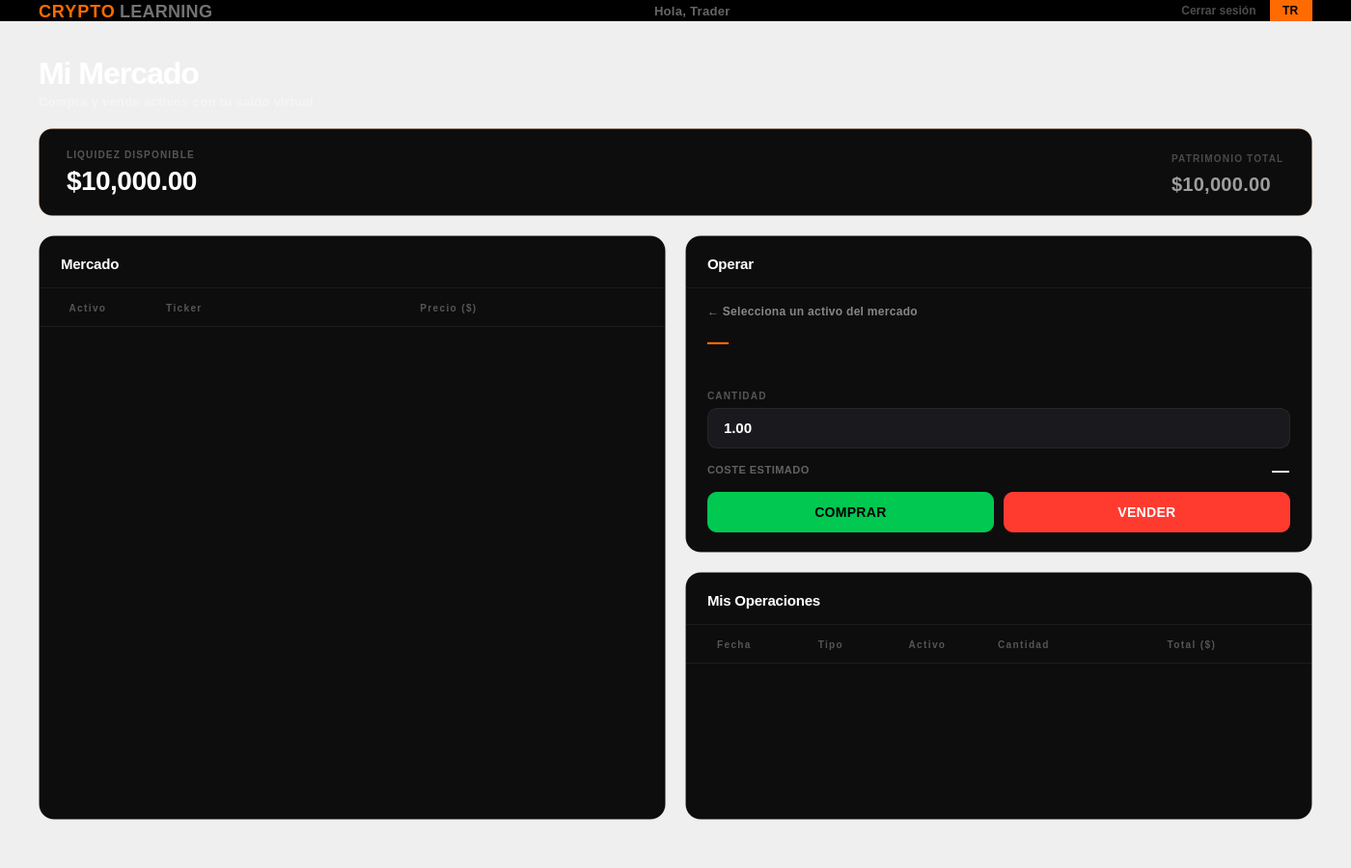
<?xml version="1.0" encoding="UTF-8"?>
<ui version="4.0">
 <class>TraderWindow</class>
 <widget class="QMainWindow" name="TraderWindow">
  <property name="geometry">
   <rect><x>0</x><y>0</y><width>1400</width><height>900</height></rect>
  </property>
  <property name="windowTitle">
   <string>CryptoLearning — Panel Trader</string>
  </property>
  <property name="styleSheet">
   <string notr="true">
/* ═══════════════════════════════════════════
   CRYPTOLEARNING · TRADER PANEL
   Dark Matter · Robinhood Style
   ═══════════════════════════════════════════ */

QMainWindow, QWidget#centralwidget {
    background-color: #000000;
}

/* ── TOPBAR ──────────────────────────────── */
QWidget#topbar {
    background-color: #000000;
    border-bottom: 1px solid rgba(255,255,255,0.07);
}
QLabel#lbl_logo        { color: #FF6B00; font-size: 18px; font-weight: 800; letter-spacing: 1px; }
QLabel#lbl_logo_suffix { color: rgba(255,255,255,0.45); font-size: 18px; font-weight: 700; }
QLabel#lbl_bienvenida  { color: rgba(255,255,255,0.40); font-size: 13px; font-weight: 500; }
QLabel#lbl_avatar      { background-color: #FF6B00; color: #000; font-size: 12px; font-weight: 800; border-radius: 16px; padding: 4px 10px; }
QPushButton#btn_cerrar_sesion {
    background: transparent; color: rgba(255,255,255,0.30);
    font-size: 12px; font-weight: 600; border: none; padding: 4px 10px;
}
QPushButton#btn_cerrar_sesion:hover { color: #FF6B00; }

/* ── PAGE HEADER ─────────────────────────── */
QLabel#lbl_titulo    { color: #FFFFFF; font-size: 32px; font-weight: 800; letter-spacing: -1px; }
QLabel#lbl_subtitulo { color: rgba(255,255,255,0.35); font-size: 13px; font-weight: 500; }

/* ── SALDO FIAT BANNER ───────────────────── */
QFrame#frame_saldo {
    background-color: #0D0D0D;
    border-radius: 14px;
    border: 1px solid rgba(255,107,0,0.15);
}
QLabel#lbl_saldo_label     { color: rgba(255,255,255,0.30); font-size: 10px; font-weight: 700; letter-spacing: 1.2px; }
QLabel#lbl_saldo_valor     { color: #FFFFFF; font-size: 28px; font-weight: 800; letter-spacing: -0.5px; }
QLabel#lbl_patrimonio_label { color: rgba(255,255,255,0.25); font-size: 10px; font-weight: 700; letter-spacing: 1.2px; }
QLabel#lbl_patrimonio_valor { color: rgba(255,255,255,0.60); font-size: 20px; font-weight: 700; }

/* ── CARDS ───────────────────────────────── */
QFrame#frame_mercado,
QFrame#frame_operar,
QFrame#frame_historial {
    background-color: #0D0D0D;
    border-radius: 16px;
    border: 1px solid rgba(255,255,255,0.06);
}
QLabel#lbl_card_mercado,
QLabel#lbl_card_operar,
QLabel#lbl_card_historial {
    color: #FFFFFF; font-size: 15px; font-weight: 700; letter-spacing: -0.2px;
}

/* ── TABLAS ──────────────────────────────── */
QTableWidget {
    background-color: transparent;
    color: rgba(255,255,255,0.90);
    font-size: 13px; font-weight: 500;
    border: none;
    gridline-color: transparent;
    selection-background-color: rgba(255,107,0,0.10);
    selection-color: #FF8A33;
    outline: none;
}
QHeaderView { background-color: transparent; }
QHeaderView::section {
    background-color: transparent;
    color: rgba(255,255,255,0.30);
    font-size: 10px; font-weight: 700; letter-spacing: 1.4px;
    border: none;
    border-bottom: 1px solid rgba(255,255,255,0.07);
    padding: 10px 6px;
    text-transform: uppercase;
}
QTableWidget::item          { border: none; padding: 10px 6px; }
QTableWidget::item:selected { background-color: rgba(255,107,0,0.10); color: #FF8A33; }
QTableWidget::item:hover    { background-color: rgba(255,255,255,0.03); }

/* ── PANEL OPERAR ────────────────────────── */
QLabel#lbl_activo_sel   { color: rgba(255,255,255,0.50); font-size: 12px; font-weight: 500; }
QLabel#lbl_precio_actual { color: #FF6B00; font-size: 22px; font-weight: 800; }
QLabel#lbl_activo_desc  { color: rgba(255,255,255,0.30); font-size: 11px; font-weight: 500; font-style: italic; }

QLabel { color: rgba(255,255,255,0.60); font-size: 12px; font-weight: 600; letter-spacing: 0.3px; }

QDoubleSpinBox {
    background-color: #1A1A1E;
    color: #FFFFFF;
    font-size: 15px; font-weight: 700;
    border: 1px solid rgba(255,255,255,0.08);
    border-radius: 10px;
    padding: 10px 14px;
}
QDoubleSpinBox:focus { border-color: rgba(255,107,0,0.40); }
QDoubleSpinBox::up-button, QDoubleSpinBox::down-button { width: 0; border: none; }

QLabel#lbl_total_label { color: rgba(255,255,255,0.35); font-size: 11px; font-weight: 600; letter-spacing: 0.5px; }
QLabel#lbl_total_valor { color: #FFFFFF; font-size: 18px; font-weight: 800; }

QPushButton#btn_comprar {
    background-color: #00C851;
    color: #000000;
    font-size: 14px; font-weight: 800;
    border: none; border-radius: 10px;
    padding: 13px; letter-spacing: 0.3px;
}
QPushButton#btn_comprar:hover   { background-color: #00E65C; }
QPushButton#btn_comprar:pressed { background-color: #00A844; }

QPushButton#btn_vender {
    background-color: #FF3B30;
    color: #FFFFFF;
    font-size: 14px; font-weight: 800;
    border: none; border-radius: 10px;
    padding: 13px; letter-spacing: 0.3px;
}
QPushButton#btn_vender:hover   { background-color: #FF5C52; }
QPushButton#btn_vender:pressed { background-color: #D93228; }

/* ── SCROLLBAR ───────────────────────────── */
QScrollBar:vertical { background: transparent; width: 4px; }
QScrollBar::handle:vertical { background: rgba(255,255,255,0.10); border-radius: 2px; }
QScrollBar::add-line:vertical, QScrollBar::sub-line:vertical { height: 0px; }
   </string>
  </property>

  <widget class="QWidget" name="centralwidget">
   <layout class="QVBoxLayout" name="vl_root">
    <property name="spacing"><number>0</number></property>
    <property name="leftMargin"><number>0</number></property>
    <property name="topMargin"><number>0</number></property>
    <property name="rightMargin"><number>0</number></property>
    <property name="bottomMargin"><number>0</number></property>

    <!-- ══ TOPBAR ══ -->
    <item>
     <widget class="QWidget" name="topbar">
      <property name="minimumHeight"><number>56</number></property>
      <property name="maximumHeight"><number>56</number></property>
      <layout class="QHBoxLayout" name="hl_topbar">
       <property name="leftMargin"><number>40</number></property>
       <property name="rightMargin"><number>40</number></property>
       <property name="topMargin"><number>0</number></property>
       <property name="bottomMargin"><number>0</number></property>
       <property name="spacing"><number>4</number></property>
       <item><widget class="QLabel" name="lbl_logo"><property name="text"><string>CRYPTO</string></property></widget></item>
       <item><widget class="QLabel" name="lbl_logo_suffix"><property name="text"><string>LEARNING</string></property></widget></item>
       <item><spacer><property name="orientation"><enum>Qt::Horizontal</enum></property><property name="sizeHint" stdset="0"><size><width>40</width><height>20</height></size></property></spacer></item>
       <item><widget class="QLabel" name="lbl_bienvenida"><property name="text"><string>Hola, Trader</string></property></widget></item>
       <item><spacer><property name="orientation"><enum>Qt::Horizontal</enum></property><property name="sizeHint" stdset="0"><size><width>20</width><height>20</height></size></property></spacer></item>
       <item><widget class="QPushButton" name="btn_cerrar_sesion"><property name="text"><string>Cerrar sesión</string></property><property name="cursor"><cursorShape>PointingHandCursor</cursorShape></property></widget></item>
       <item><widget class="QLabel" name="lbl_avatar"><property name="text"><string>TR</string></property></widget></item>
      </layout>
     </widget>
    </item>

    <!-- ══ SCROLL AREA ══ -->
    <item>
     <widget class="QScrollArea" name="scrollArea">
      <property name="widgetResizable"><bool>true</bool></property>
      <property name="frameShape"><enum>QFrame::NoFrame</enum></property>
      <property name="styleSheet"><string notr="true">QScrollArea { background: #000000; border: none; }</string></property>
      <widget class="QWidget" name="scrollContents">
       <layout class="QVBoxLayout" name="vl_scroll">
        <property name="spacing"><number>20</number></property>
        <property name="leftMargin"><number>40</number></property>
        <property name="topMargin"><number>36</number></property>
        <property name="rightMargin"><number>40</number></property>
        <property name="bottomMargin"><number>50</number></property>

        <!-- PAGE HEADER -->
        <item>
         <layout class="QVBoxLayout" name="vl_header">
          <property name="spacing"><number>4</number></property>
          <item><widget class="QLabel" name="lbl_titulo"><property name="text"><string>Mi Mercado</string></property></widget></item>
          <item><widget class="QLabel" name="lbl_subtitulo"><property name="text"><string>Compra y vende activos con tu saldo virtual</string></property></widget></item>
         </layout>
        </item>

        <!-- SALDO BANNER -->
        <item>
         <widget class="QFrame" name="frame_saldo">
          <layout class="QHBoxLayout" name="hl_saldo">
           <property name="leftMargin"><number>28</number></property>
           <property name="topMargin"><number>20</number></property>
           <property name="rightMargin"><number>28</number></property>
           <property name="bottomMargin"><number>20</number></property>
           <property name="spacing"><number>0</number></property>
           <item>
            <layout class="QVBoxLayout" name="vl_saldo">
             <property name="spacing"><number>4</number></property>
             <item><widget class="QLabel" name="lbl_saldo_label"><property name="text"><string>LIQUIDEZ DISPONIBLE</string></property></widget></item>
             <item><widget class="QLabel" name="lbl_saldo_valor"><property name="text"><string>$10,000.00</string></property></widget></item>
            </layout>
           </item>
           <item><spacer><property name="orientation"><enum>Qt::Horizontal</enum></property><property name="sizeHint" stdset="0"><size><width>40</width><height>20</height></size></property></spacer></item>
           <item>
            <layout class="QVBoxLayout" name="vl_patrimonio">
             <property name="spacing"><number>4</number></property>
             <item><widget class="QLabel" name="lbl_patrimonio_label"><property name="text"><string>PATRIMONIO TOTAL</string></property></widget></item>
             <item><widget class="QLabel" name="lbl_patrimonio_valor"><property name="text"><string>$10,000.00</string></property></widget></item>
            </layout>
           </item>
          </layout>
         </widget>
        </item>

        <!-- GRID PRINCIPAL -->
        <item>
         <layout class="QHBoxLayout" name="hl_main">
          <property name="spacing"><number>20</number></property>

          <!-- CARD MERCADO -->
          <item>
           <widget class="QFrame" name="frame_mercado">
            <layout class="QVBoxLayout" name="vl_mercado">
             <property name="spacing"><number>0</number></property>
             <property name="leftMargin"><number>0</number></property>
             <property name="topMargin"><number>0</number></property>
             <property name="rightMargin"><number>0</number></property>
             <property name="bottomMargin"><number>0</number></property>
             <item>
              <layout class="QHBoxLayout" name="hl_mercado_hdr">
               <property name="leftMargin"><number>22</number></property>
               <property name="topMargin"><number>20</number></property>
               <property name="rightMargin"><number>22</number></property>
               <property name="bottomMargin"><number>14</number></property>
               <item><widget class="QLabel" name="lbl_card_mercado"><property name="text"><string>Mercado</string></property></widget></item>
              </layout>
             </item>
             <item>
              <widget class="QFrame" name="line_mercado">
               <property name="frameShape"><enum>QFrame::HLine</enum></property>
               <property name="frameShadow"><enum>QFrame::Plain</enum></property>
               <property name="styleSheet"><string notr="true">color: rgba(255,255,255,0.06);</string></property>
              </widget>
             </item>
             <item>
              <widget class="QTableWidget" name="tabla_mercado">
               <property name="columnCount"><number>3</number></property>
               <property name="minimumHeight"><number>320</number></property>
               <attribute name="verticalHeaderVisible"><bool>false</bool></attribute>
               <attribute name="horizontalHeaderStretchLastSection"><bool>true</bool></attribute>
               <column><property name="text"><string>Activo</string></property></column>
               <column><property name="text"><string>Ticker</string></property></column>
               <column><property name="text"><string>Precio ($)</string></property></column>
              </widget>
             </item>
            </layout>
           </widget>
          </item>

          <!-- COLUMNA DERECHA: OPERAR + HISTORIAL -->
          <item>
           <layout class="QVBoxLayout" name="vl_derecha">
            <property name="spacing"><number>20</number></property>

            <!-- CARD OPERAR -->
            <item>
             <widget class="QFrame" name="frame_operar">
              <layout class="QVBoxLayout" name="vl_operar">
               <property name="spacing"><number>0</number></property>
               <property name="leftMargin"><number>0</number></property>
               <property name="topMargin"><number>0</number></property>
               <property name="rightMargin"><number>0</number></property>
               <property name="bottomMargin"><number>0</number></property>
               <item>
                <layout class="QHBoxLayout" name="hl_operar_hdr">
                 <property name="leftMargin"><number>22</number></property>
                 <property name="topMargin"><number>20</number></property>
                 <property name="rightMargin"><number>22</number></property>
                 <property name="bottomMargin"><number>14</number></property>
                 <item><widget class="QLabel" name="lbl_card_operar"><property name="text"><string>Operar</string></property></widget></item>
                </layout>
               </item>
               <item>
                <widget class="QFrame" name="line_operar">
                 <property name="frameShape"><enum>QFrame::HLine</enum></property>
                 <property name="frameShadow"><enum>QFrame::Plain</enum></property>
                 <property name="styleSheet"><string notr="true">color: rgba(255,255,255,0.06);</string></property>
                </widget>
               </item>
               <item>
                <layout class="QVBoxLayout" name="vl_operar_body">
                 <property name="spacing"><number>12</number></property>
                 <property name="leftMargin"><number>22</number></property>
                 <property name="topMargin"><number>16</number></property>
                 <property name="rightMargin"><number>22</number></property>
                 <property name="bottomMargin"><number>20</number></property>

                 <!-- Activo seleccionado -->
                 <item><widget class="QLabel" name="lbl_activo_sel"><property name="text"><string>← Selecciona un activo del mercado</string></property></widget></item>
                 <item><widget class="QLabel" name="lbl_precio_actual"><property name="text"><string>—</string></property></widget></item>
                 <item><widget class="QLabel" name="lbl_activo_desc"><property name="text"><string></string></property></widget></item>

                 <!-- Cantidad -->
                 <item>
                  <layout class="QVBoxLayout" name="vl_cantidad">
                   <property name="spacing"><number>6</number></property>
                   <item>
                    <widget class="QLabel" name="lbl_cantidad_label">
                     <property name="text"><string>CANTIDAD</string></property>
                     <property name="styleSheet"><string notr="true">color: rgba(255,255,255,0.30); font-size:10px; font-weight:700; letter-spacing:1.2px;</string></property>
                    </widget>
                   </item>
                   <item>
                    <widget class="QDoubleSpinBox" name="spin_cantidad">
                     <property name="minimum"><double>0.00000001</double></property>
                     <property name="maximum"><double>999999.99999999</double></property>
                     <property name="singleStep"><double>0.01</double></property>
                     <property name="decimals"><int>8</int></property>
                     <property name="value"><double>1.0</double></property>
                    </widget>
                   </item>
                  </layout>
                 </item>

                 <!-- Total estimado -->
                 <item>
                  <layout class="QHBoxLayout" name="hl_total">
                   <item><widget class="QLabel" name="lbl_total_label"><property name="text"><string>COSTE ESTIMADO</string></property></widget></item>
                   <item><spacer><property name="orientation"><enum>Qt::Horizontal</enum></property><property name="sizeHint" stdset="0"><size><width>10</width><height>10</height></size></property></spacer></item>
                   <item><widget class="QLabel" name="lbl_total_valor"><property name="text"><string>—</string></property></widget></item>
                  </layout>
                 </item>

                 <!-- Botones -->
                 <item>
                  <layout class="QHBoxLayout" name="hl_botones">
                   <property name="spacing"><number>10</number></property>
                   <item>
                    <widget class="QPushButton" name="btn_comprar">
                     <property name="text"><string>COMPRAR</string></property>
                     <property name="cursor"><cursorShape>PointingHandCursor</cursorShape></property>
                    </widget>
                   </item>
                   <item>
                    <widget class="QPushButton" name="btn_vender">
                     <property name="text"><string>VENDER</string></property>
                     <property name="cursor"><cursorShape>PointingHandCursor</cursorShape></property>
                    </widget>
                   </item>
                  </layout>
                 </item>

                </layout>
               </item>
              </layout>
             </widget>
            </item>

            <!-- CARD HISTORIAL -->
            <item>
             <widget class="QFrame" name="frame_historial">
              <layout class="QVBoxLayout" name="vl_historial">
               <property name="spacing"><number>0</number></property>
               <property name="leftMargin"><number>0</number></property>
               <property name="topMargin"><number>0</number></property>
               <property name="rightMargin"><number>0</number></property>
               <property name="bottomMargin"><number>0</number></property>
               <item>
                <layout class="QHBoxLayout" name="hl_historial_hdr">
                 <property name="leftMargin"><number>22</number></property>
                 <property name="topMargin"><number>20</number></property>
                 <property name="rightMargin"><number>22</number></property>
                 <property name="bottomMargin"><number>14</number></property>
                 <item><widget class="QLabel" name="lbl_card_historial"><property name="text"><string>Mis Operaciones</string></property></widget></item>
                </layout>
               </item>
               <item>
                <widget class="QFrame" name="line_historial">
                 <property name="frameShape"><enum>QFrame::HLine</enum></property>
                 <property name="frameShadow"><enum>QFrame::Plain</enum></property>
                 <property name="styleSheet"><string notr="true">color: rgba(255,255,255,0.06);</string></property>
                </widget>
               </item>
               <item>
                <widget class="QTableWidget" name="tabla_historial">
                 <property name="columnCount"><number>5</number></property>
                 <property name="minimumHeight"><number>180</number></property>
                 <attribute name="verticalHeaderVisible"><bool>false</bool></attribute>
                 <attribute name="horizontalHeaderStretchLastSection"><bool>true</bool></attribute>
                 <column><property name="text"><string>Fecha</string></property></column>
                 <column><property name="text"><string>Tipo</string></property></column>
                 <column><property name="text"><string>Activo</string></property></column>
                 <column><property name="text"><string>Cantidad</string></property></column>
                 <column><property name="text"><string>Total ($)</string></property></column>
                </widget>
               </item>
              </layout>
             </widget>
            </item>

           </layout>
          </item>

         </layout>
        </item>

       </layout>
      </widget>
     </widget>
    </item>

   </layout>
  </widget>
 </widget>
</ui>
